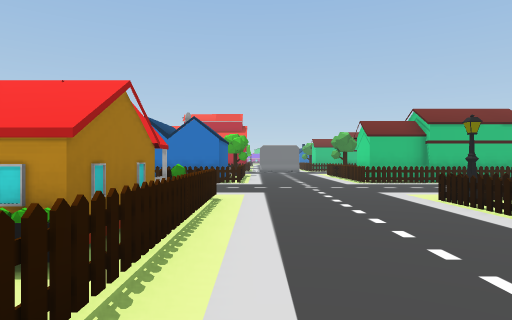
View 1 (above)

24 first-person views from a walk through a scene from a Unity 3-D project. The camera is 1.5 m above the floor, looks level and sees 75° across. The floor is counted in squares, 2 m on a side. Each view is taken from the middle of a square. On the plan, view 1 faces up. The plan holds only what a view shows up to about 11 squares ahead; the rest is blank. The place goes on beyond the plan. The player character is not drawn. Some surface patterns are stand-ins.

View 2
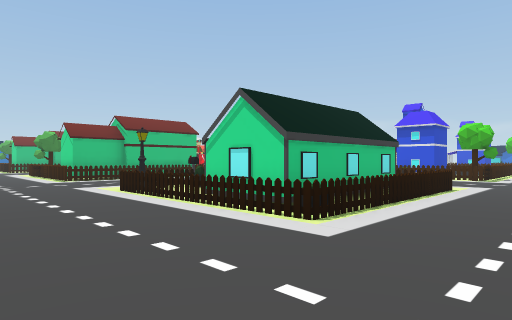

View 3
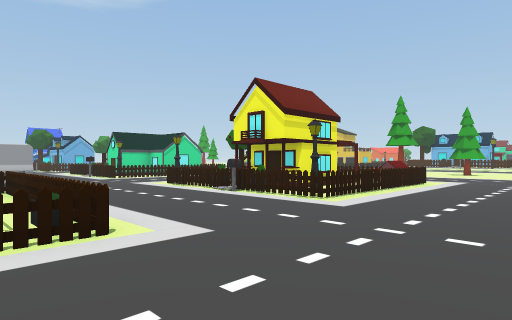

View 4
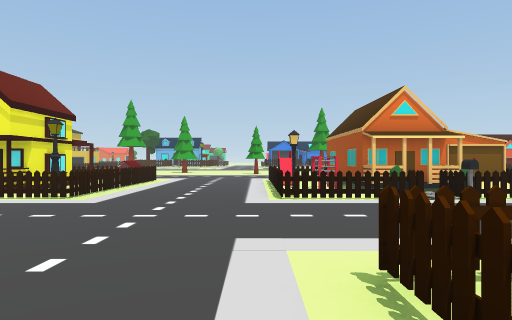

View 5
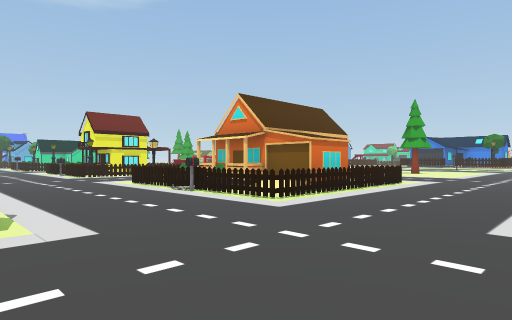

View 6
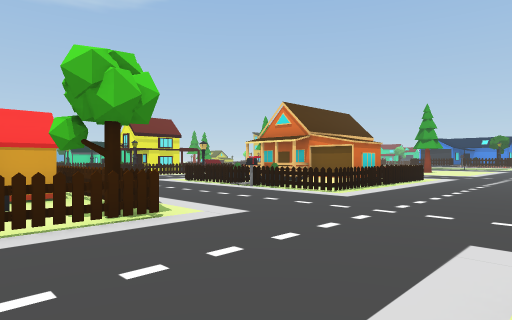

View 7
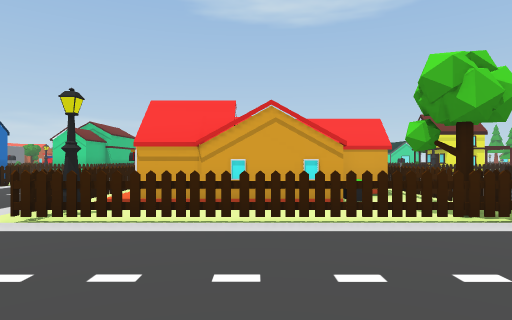

View 8
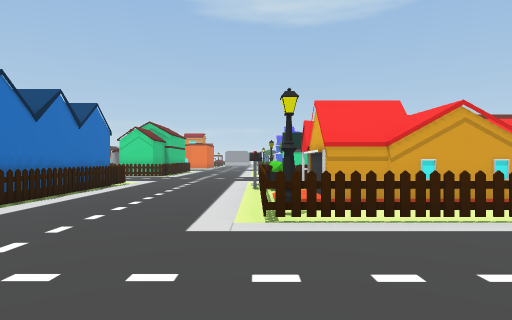

View 9
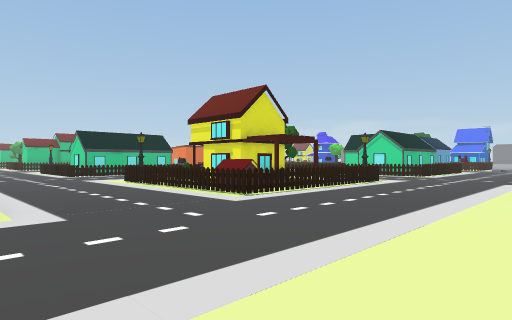

View 10
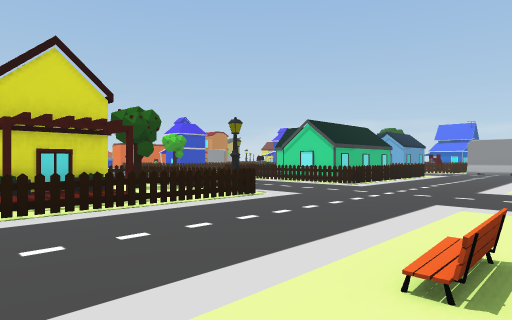

View 11
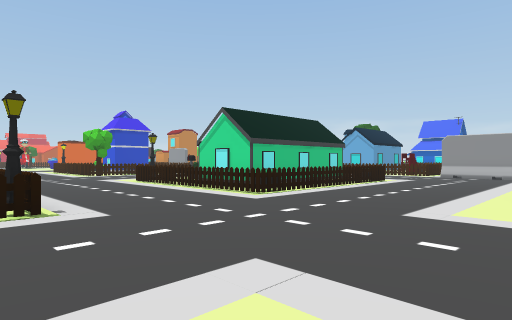

View 12
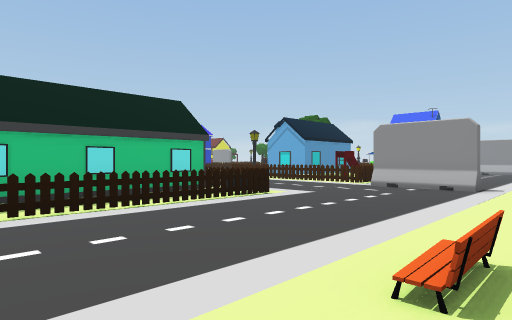

View 13
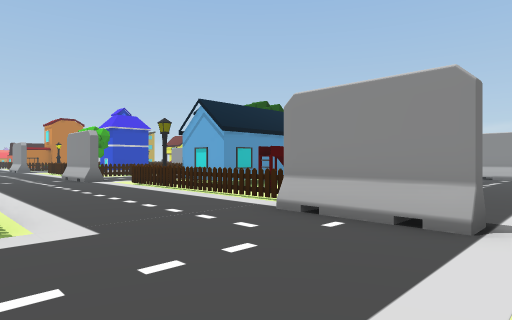

View 14
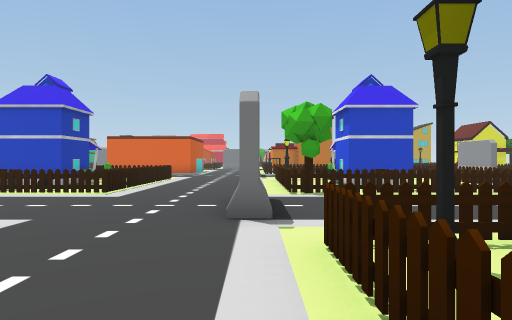

View 15
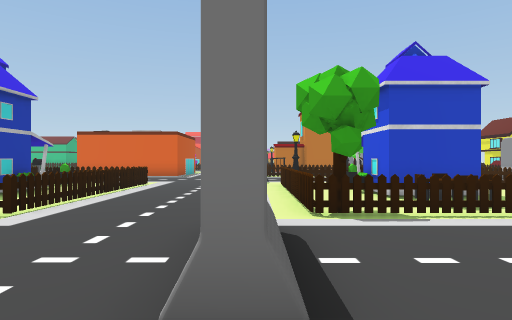

View 16
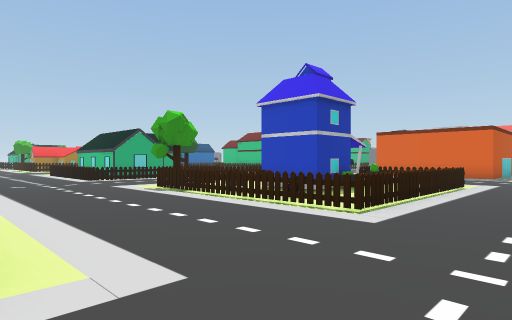

View 17
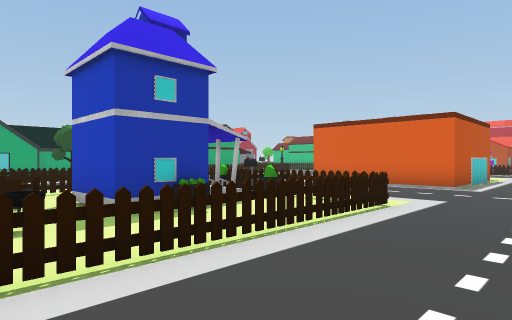

View 18
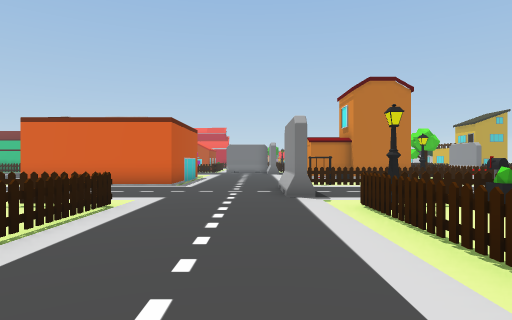

View 19
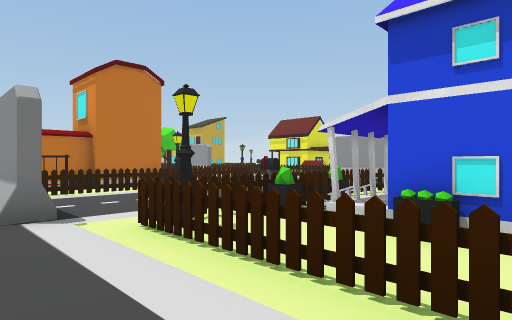

View 20
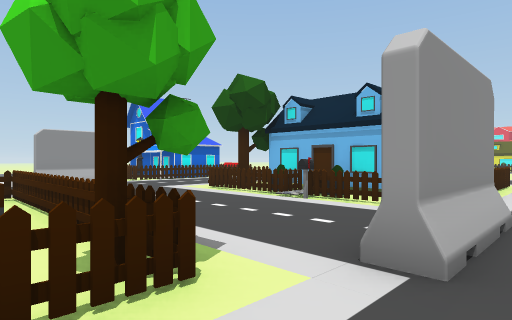

View 21
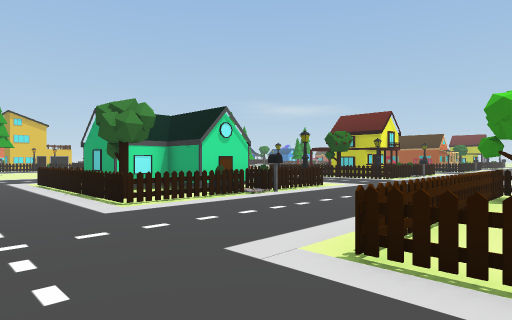

View 22
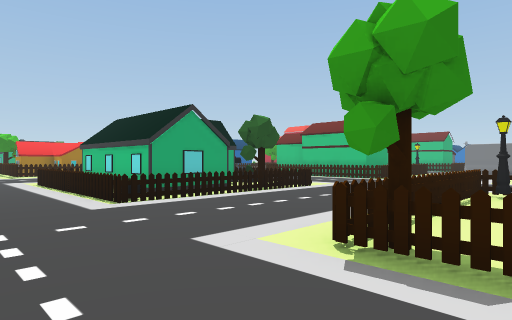

View 23
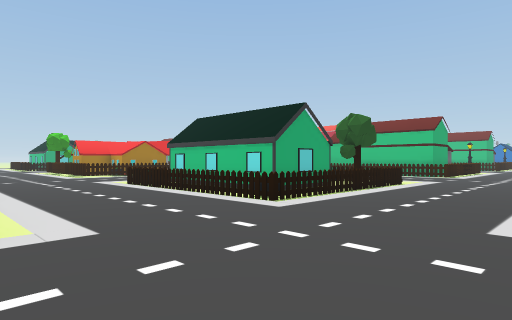

View 24
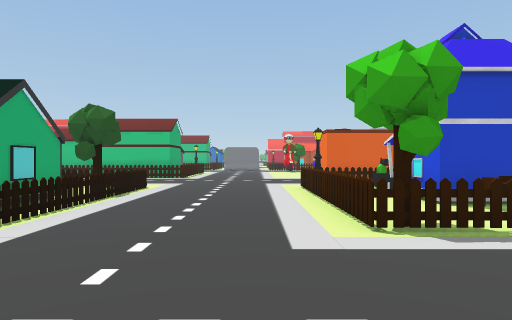

### Floor plan
Key: @ floor where view 1 was taken; # wall or solid block; . main floor; : floor 0.25 m higher than the main floor; / step, stairs or slope; = window, fence, low wall or low ledge; ^ raised ledge; B building; O other object.
Columns run from 11 left of view 1 to 30 right of it. Each row starts with its distance up from view 1.
 11      BBBBBB.....           #####....BBBBBB
 10    ..............             .....O..
  9   ...............              ....O..
  8  ...............     .....     ....O..
  7 ....#####//....#=##==....BBBBBBB....BBB BB
  6  ...#####/=....####=#=...BBBBB.B....B.B/
  5  ...##  ###....=    #....B.BBB BB...B BB
  4 ....##   ##....#    #....B.BBB BB...B=BB
  3 ....###  ##....#    #....B.#B# BB...B##B
  2  ...#==##=#....######....B.BBBBBB...B.BB
  1 ....#######....=####==...BBBBBBBB...BBBBBB
  0 ...........@...........................
 -1 ...................................O....
 -2 ...................................O......
 -3 ..........................................
 -4  ...#==#===....#=##==#....#=#===....BBBBBB
 -5  ...=:###.=....=####.=.....###.=....B#####
 -6  ...######=....=#####=....#  ##=....B##
 -7  ...##  ##=....=#####=....#  ###....B###
 -8  ...=   # =....= ###.=....#  ###....B
 -9  ...=      ....^^####=....######....B
-10   ...      ....#=====#....======....B
-11   ..      .........................O
-12           .........................O    ..
-13           .........................O......
-14            ......../........./.......
-15           . ... . O/. ... . O..

Where each view was taken, in squares from view 1:
view 1: 0 up, 0 right, facing up
view 2: 2 down, 0 right, facing up-right
view 3: 2 up, 0 right, facing down-right
view 4: 3 up, 0 right, facing down
view 5: 1 up, 11 left, facing down-right
view 6: 3 up, 11 left, facing down-right
view 7: 4 up, 11 left, facing right
view 8: 7 up, 11 left, facing right
view 9: 15 down, 1 left, facing up-right
view 10: 15 down, 5 right, facing up-right
view 11: 15 down, 9 right, facing up-right
view 12: 15 down, 15 right, facing up-right
view 13: 14 down, 20 right, facing up-right
view 14: 7 down, 24 right, facing up
view 15: 4 down, 24 right, facing up
view 16: 4 down, 23 right, facing up-left
view 17: 1 up, 23 right, facing up-left
view 18: 1 up, 23 right, facing up
view 19: 3 up, 23 right, facing up-right
view 20: 2 up, 23 right, facing down-right
view 21: 2 up, 23 right, facing down-left
view 22: 2 down, 16 right, facing up-left
view 23: 4 down, 14 right, facing up-left
view 24: 3 down, 13 right, facing up
